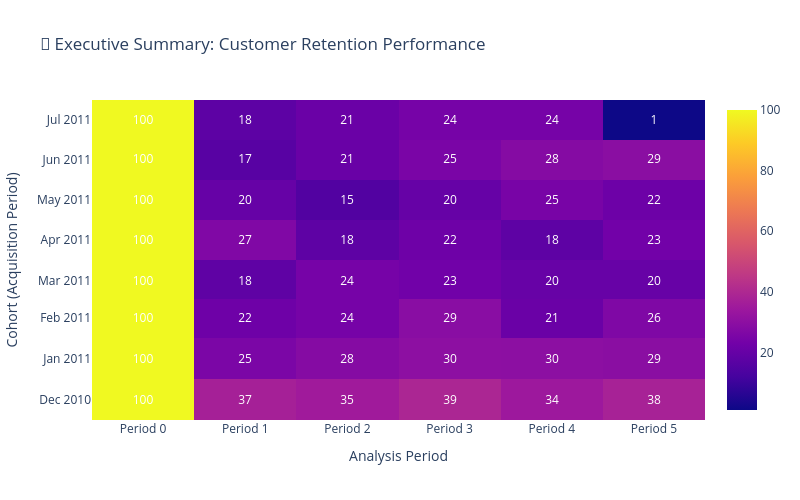

Notebook code for this chart:
### Markdown cell above
## 🎨 Customization Examples

RepeatRadar's visualization functions offer extensive customization options. Let's explore some advanced styling and formatting techniques.

### Code cell
# 🎨 Custom Styled Heatmap
print("🎨 Creating custom-styled heatmap...")

custom_heatmap = plot_cohort_heatmap(
    cohort_data=retention_cohorts.iloc[:8, :6],  # Focus on subset
    title="🎯 Executive Summary: Customer Retention Performance",
    color_scale="Plasma",         # Purple-pink-yellow scheme
    show_values=True,
    value_format=".0f",          # Show as whole percentages
    show_colorscale=True,
    width=800,                    # Compact size for reports
    height=500,
    reverse_y_axis=False          # Show oldest cohorts at top
)

custom_heatmap.show()

print("\n🎯 This heatmap is optimized for executive presentations!")

### Figure 1 — Plotly figure (JSON) as saved in the notebook; plotly's stock layout.template omitted (floating-point values rounded to 4 significant figures)
{"data": [{"colorscale": [[0, "#0d0887"], [0.1111, "#46039f"], [0.2222, "#7201a8"], [0.3333, "#9c179e"], [0.4444, "#bd3786"], [0.5556, "#d8576b"], [0.6667, "#ed7953"], [0.7778, "#fb9f3a"], [0.8889, "#fdca26"], [1, "#f0f921"]], "hoverongaps": false, "showscale": true, "text": [[100.0, 37.13, 35.23, 39.03, 34.39, 37.76], [100.0, 25.42, 28.03, 30.17, 29.93, 29.45], [100.0, 22.11, 24.21, 28.95, 21.05, 26.32], [100.0, 18.41, 24.09, 22.73, 20.23, 20.23], [100.0, 26.76, 18.06, 22.07, 18.06, 23.08], [100.0, 20.07, 15.05, 20.07, 24.73, 21.86], [100.0, 16.6, 20.85, 25.11, 28.09, 29.36], [100.0, 17.8, 20.94, 24.08, 24.08, 1.05]], "textfont": {"color": "white", "size": 12}, "texttemplate": "%{text:.0f}", "type": "heatmap", "x": ["Period 0", "Period 1", "Period 2", "Period 3", "Period 4", "Period 5"], "y": ["2010-12-01", "2011-01-01", "2011-02-01", "2011-03-01", "2011-04-01", "2011-05-01", "2011-06-01", "2011-07-01"], "z": [[100.0, 37.13, 35.23, 39.03, 34.39, 37.76], [100.0, 25.42, 28.03, 30.17, 29.93, 29.45], [100.0, 22.11, 24.21, 28.95, 21.05, 26.32], [100.0, 18.41, 24.09, 22.73, 20.23, 20.23], [100.0, 26.76, 18.06, 22.07, 18.06, 23.08], [100.0, 20.07, 15.05, 20.07, 24.73, 21.86], [100.0, 16.6, 20.85, 25.11, 28.09, 29.36], [100.0, 17.8, 20.94, 24.08, 24.08, 1.05]]}], "layout": {"font": {"size": 12}, "height": 500, "title": {"text": "🎯 Executive Summary: Customer Retention Performance"}, "width": 800, "xaxis": {"title": {"text": "Analysis Period"}}, "yaxis": {"autorange": true, "title": {"text": "Cohort (Acquisition Period)"}}}}
